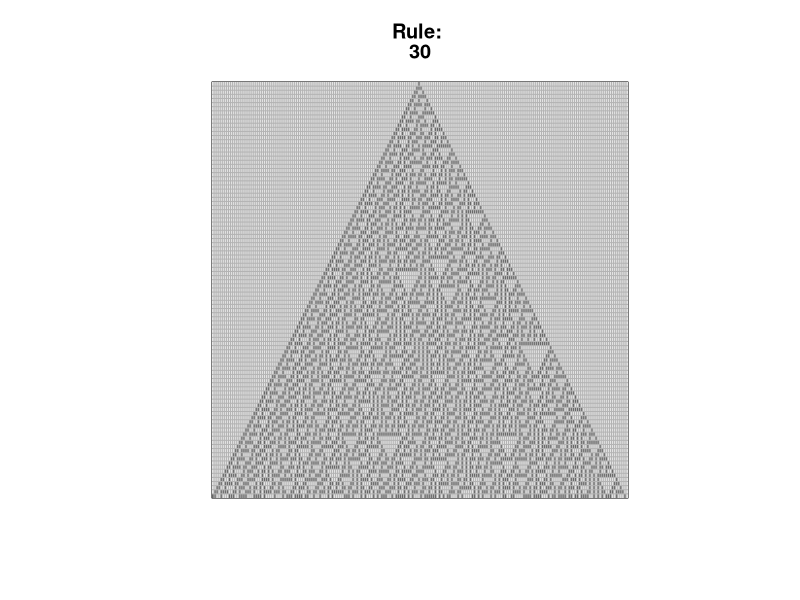

This chart was generated by the following R code: (Note: this script raises an error after producing the figure.)
## ---- chunk 1
knitr::opts_chunk$set(echo = TRUE)
## ---- chunk 2
## Display the grid
display <- function(mat, rule_num = NA){
  par(pty="s") # square
  image(t(apply(mat,2,rev)), col=c("grey90", "grey40"), yaxt="n", xaxt="n")
  grid(nx = ncol(mat), ny = nrow(mat),col="grey70", lty=1)
  title(main = paste(c("Rule: ", rule_num), sep = ""))
}
## ---- chunk 3
## Initialize a matrix with fixed starting point(middle of 2D array)
init <- function(n){
  mat = matrix(0,nrow=n, ncol=n*2)
  mat[1,ceiling(n)]=1
  return (mat)
}
## ---- chunk 4
rule30 <- function(mat, iter){
  for (k in 1:iter) {
    for (i in 1:ncol(mat)){
      L = i-1
      R = i+1
      # for wrap around effect
      if (L == 0){L = ncol(mat)}
      if (R == ncol(mat) +1 ){R = 1}
      # rule 30 states: left XOR (mid OR right)
      # populating table downwards
      if (isTRUE(xor(mat[k,L], mat[k,i] || mat[k,R]))) {
        mat[k+1,i] = 1}
    }

  }
  display(mat,30)
}
## ---- chunk 5
mat=init(101)
rule30(mat,100)
## ---- chunk 6
Dec2Bin <- function(n){
  bsum = 0
  bexp = 1
  while (n >0){
    mod = n %% 2
    n = floor(n/2)
    bsum = bsum + mod * bexp
    bexp = bexp *10
  }
  bsum = sprintf("%08s",toString(format(bsum, scientific = F))) # format to avoid sci notations, e+05 etc
  
  return (bsum)
}
## ---- chunk 7

state_rules <- function(rule_num){
  binstr = strsplit(Dec2Bin(rule_num),"")[[1]]
  patterns = c("111", "110", "101", "100", "011", "010", "001", "000")
  new_state = as.list(binstr)
  names(new_state) = patterns
  return(new_state)
}


## ---- chunk 8
rule_any <- function(mat, iter, rule_num = 30){
  # get state rules
  state_rule = state_rules(rule_num)
  
  # loop through array
  for (k in 1:iter) {
    for (i in 1:ncol(mat)){
      L = i-1
      R = i+1
      # for wrap around effect
      if (L == 0){L = ncol(mat)}
      if (R == ncol(mat) +1 ){R = 1}
      cur_pattern = paste(c(mat[k,L], mat[k,i],mat[k,R]), collapse = "") #only two lines of change
      mat[k+1,i]= strtoi(state_rule[cur_pattern][[1]])
    }

  }
  display(mat, rule_num)
}
## ---- chunk 9
mat_size = 51 #pick odd number for better visualization()
mat=init(mat_size)
for (i in 0:255){
  rule_any(mat,mat_size-1,i)
}
